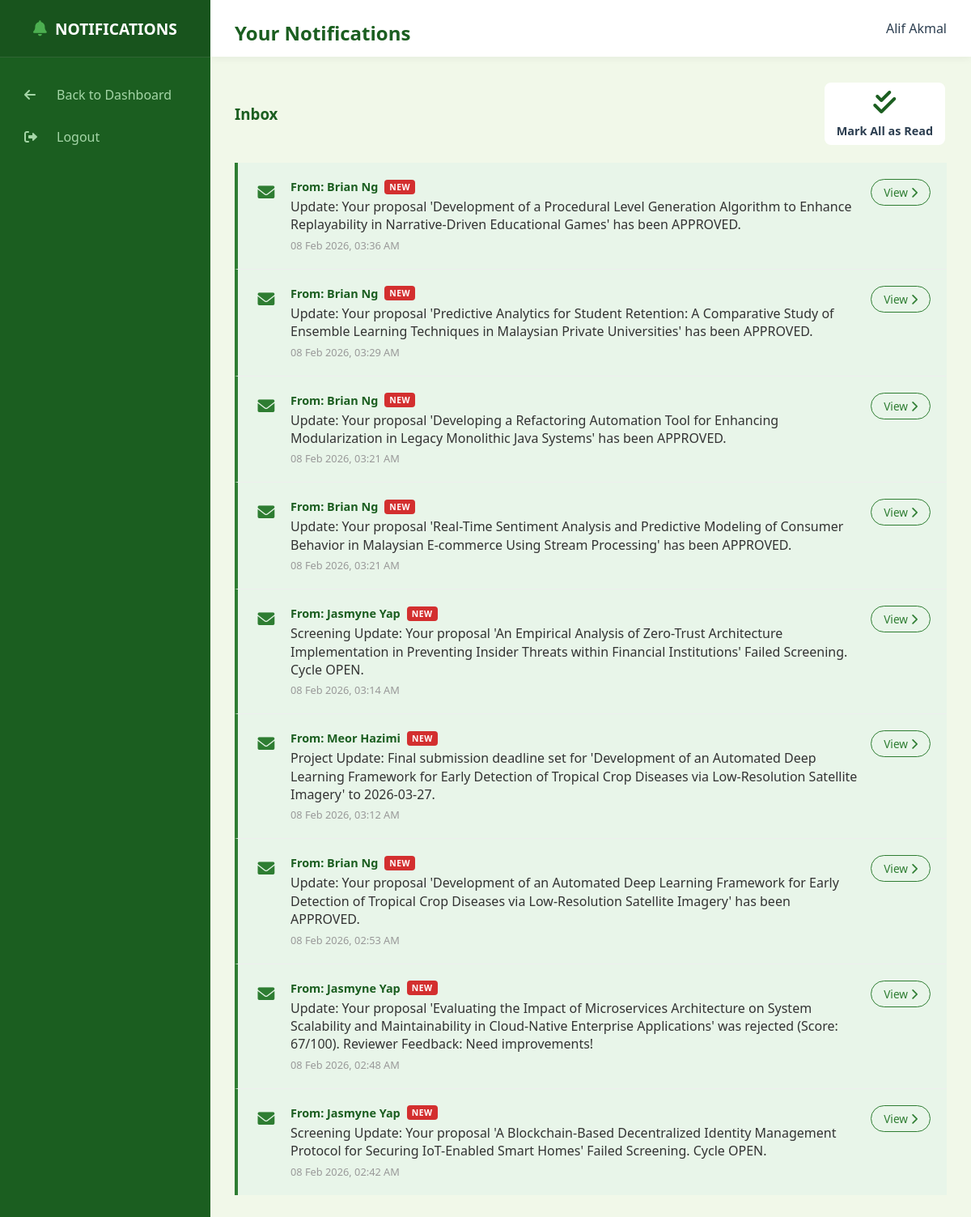
The app's page /notifications (signed in), older data.
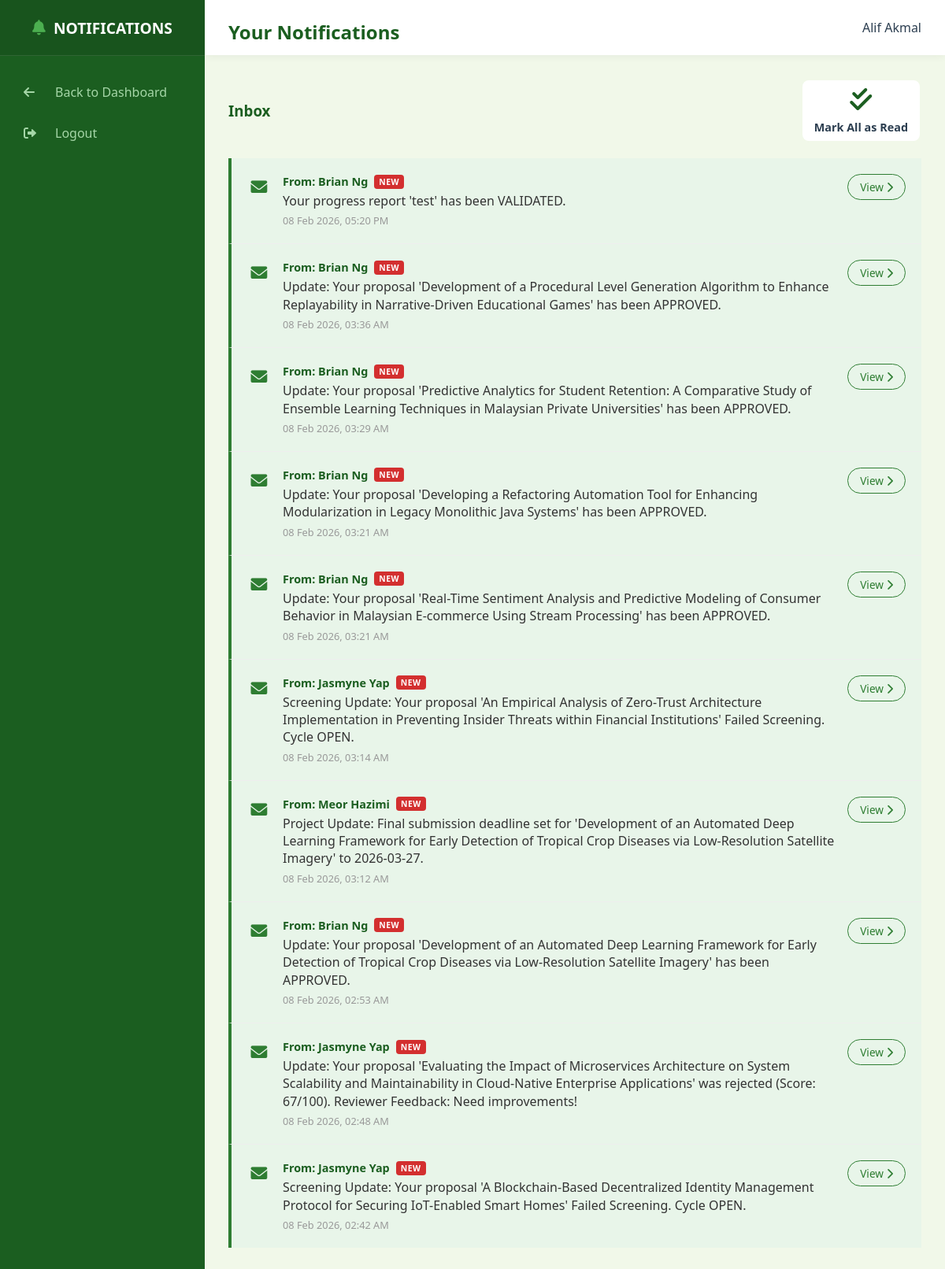
The same page, newer data.
### models.py (models this page shows, shortened)
class User(db.Model):
    __tablename__ = "user"
    mmu_id = db.Column(db.String(15), primary_key=True)
    name = db.Column(db.String(150), nullable=False)
    email = db.Column(db.String(100), unique=True, nullable=False)
    password = db.Column(db.String(100), nullable=False)
    faculty = db.Column(db.String(100), nullable=False)
    user_role = db.Column(db.String(25), nullable=False)
    profile_image = db.Column(db.String(20), nullable=False, default="default.jpg")
    phone_number = db.Column(db.String(20), nullable=True)
    admin_profile = db.relationship(
        "Admin", backref="user_info", uselist=False, cascade="all, delete-orphan"
    )
    researcher_profile = db.relationship(
        "Researcher", backref="user_info", uselist=False, cascade="all, delete-orphan"
    )
    reviewer_profile = db.relationship(
        "Reviewer", backref="user_info", uselist=False, cascade="all, delete-orphan"
    )
    hod_profile = db.relationship(
        "HOD", backref="user_info", uselist=False, cascade="all, delete-orphan"
    )

class Notification(db.Model):
    __tablename__ = "notification"
    id = db.Column(db.Integer, primary_key=True)
    recipient_id = db.Column(
        db.String(15), db.ForeignKey("user.mmu_id"), nullable=False
    )
    sender_id = db.Column(db.String(15), db.ForeignKey("user.mmu_id"), nullable=True)
    message = db.Column(db.String(255), nullable=False)
    link = db.Column(db.String(255), nullable=True)
    is_read = db.Column(db.Boolean, default=False)
    timestamp = db.Column(db.DateTime, default=malaysia_now)
    recipient = db.relationship(
        "User", foreign_keys=[recipient_id], backref="notifications_received"
    )
    sender = db.relationship(
        "User", foreign_keys=[sender_id], backref="notifications_sent"
    )

### routes/auth_routes.py (the view)
@auth_bp.route("/notifications")
def view_notifications():
    if "user_id" not in session:
        return redirect(url_for("auth.main_login"))
    user_id = session["user_id"]
    notifs = (
        Notification.query.filter_by(recipient_id=user_id)
        .order_by(Notification.timestamp.desc())
        .all()
    )
    return render_template(
        "notifications.html", notifications=notifs, user=User.query.get(user_id)
    )

### main.py (called while the page is built)
@app.context_processor
def inject_notifications():
    if "user_id" in session:
        unread = Notification.query.filter_by(recipient_id=session["user_id"], is_read=False).count()
        return dict(unread_notifications=unread)
    return dict(unread_notifications=0)

### templates/notifications.html (shortened to what this page needs)
<!DOCTYPE html>
<html lang="en">
<head>
    <link rel="stylesheet" type="text/css" href="{{ url_for('static', filename='style.css') }}">
    <link rel="stylesheet" href="https://cdnjs.cloudflare.com/ajax/libs/font-awesome/6.0.0/css/all.min.css">
</head>
<body>
    <div class="dashboard-container">
        <div class="sidebar">
            <div class="sidebar-header"><i class="fas fa-bell"
                    style="margin-right: 10px; color: var(--secondary-color);"></i> NOTIFICATIONS</div>
            <ul class="sidebar-menu">
                <li><a href="javascript:history.back()"><i class="fas fa-arrow-left"></i> Back to Dashboard</a></li>
                <li><a href="{{ url_for('auth.logout') }}"><i class="fas fa-sign-out-alt"></i> Logout</a></li>
            </ul>
        </div>
        <div class="main-content">
            <div class="top-bar">
                <h2>Your Notifications</h2> <span>{{ user.name }}</span>
            </div>
            <div class="content-wrapper">
                <div style="display: flex; justify-content: space-between; align-items: center; margin-bottom: 20px;">
                    <h3 style="margin: 0; color: #1b5e20;">Inbox</h3>
                    {% if unread_notifications > 0 %}
                    <a href="{{ url_for('auth.mark_all_notifications_read') }}" class="btn-outline"
                        style="font-size: 0.9rem; padding: 8px 15px;">
                        <i class="fas fa-check-double"></i> Mark All as Read
                    </a>
                    {% endif %}
                </div>
                <div class="section-card" style="padding: 0; overflow: hidden;">
                    {% for n in notifications %}
                    <div class="notif-item {% if not n.is_read %}unread{% endif %}">
                        <div class="notif-icon">
                            {% if not n.is_read %}
                            <i class="fas fa-envelope" style="color: #2e7d32;"></i>
                            {% else %}
                            <i class="fas fa-envelope-open" style="color: #ccc;"></i>
                            {% endif %}
                        </div>
                        <div class="notif-content">
                            <div class="notif-sender">
                                {% if n.sender %}From: {{ n.sender.name }}{% else %}System Message{% endif %}
                                {% if not n.is_read %}
                                <span class="badge-new">NEW</span>
                                {% endif %}
                            </div>
                            <div class="notif-text">{{ n.message }}</div>
                            <div class="notif-time">{{ n.timestamp.strftime('%d %b %Y, %I:%M %p') }}</div>
                        </div>
                        {% if n.link %}
                        <div class="notif-action">
                            <a href="{{ url_for('auth.click_notification', notif_id=n.id) }}" class="btn-sm">
                                View <i class="fas fa-chevron-right"></i>
                            </a>
                        </div>
                        {% endif %}
                    </div>
                    {% else %}
                    <div style="padding: 50px; text-align: center; color: #999;">
                        <i class="fas fa-inbox"
                            style="font-size: 3rem; margin-bottom: 15px; display: block; opacity: 0.3;"></i>
                        No notifications yet.
                    </div>
                    {% endfor %}
                </div>
            </div>
        </div>
    </div>
</body>
</html>

### static/style.css (style rules this page uses)
:root { --primary-color: #1b5e20; --secondary-color: #4caf50; --accent-color: #ffc107; --bg-light: #f1f8e9; --white: #ffffff; --text-dark: #2c3e50; --text-muted: #607d8b; --sidebar-width: 260px; --shadow: 0 4px 6px rgba(0, 0, 0, 0.1); }
body { font-family: 'Segoe UI', 'Roboto', Helvetica, Arial, sans-serif; margin: 0; padding: 0; background-color: var(--bg-light); color: var(--text-dark); }
.dashboard-container { display: flex; min-height: 100vh; }
.sidebar { width: var(--sidebar-width); background-color: var(--primary-color); color: white; display: flex; flex-direction: column; position: fixed; height: 100%; z-index: 100; }
.sidebar-header { height: 70px; display: flex; align-items: center; justify-content: center; background-color: rgba(0, 0, 0, 0.1); font-size: 1.2rem; font-weight: bold; border-bottom: 1px solid rgba(255, 255, 255, 0.1); }
.sidebar-menu { list-style: none; padding: 0; margin: 20px 0; }
.sidebar-menu li a { display: flex; align-items: center; padding: 15px 25px; color: #a5d6a7; text-decoration: none; transition: 0.3s; border-left: 5px solid transparent; }
.sidebar-menu li a i { width: 30px; margin-right: 10px; }
.main-content { margin-left: var(--sidebar-width); width: calc(100% - var(--sidebar-width)); background-color: var(--bg-light); display: flex; flex-direction: column; min-height: 100vh; }
.top-bar { width: 100%; height: 70px; background: white; display: flex; align-items: center; justify-content: space-between; padding: 0 30px; box-shadow: 0 2px 10px rgba(0, 0, 0, 0.05); box-sizing: border-box; position: sticky; top: 0; z-index: 50; }
body { margin: 0; }
.dashboard-container { display: flex; min-height: 100vh; width: 100%; }
.sidebar { width: 260px; flex-shrink: 0; }
.main-content { flex: 1; display: flex; flex-direction: column; width: 100%; }
.content-wrapper { padding: 30px; }
.btn-outline { background: white; border: 2px solid var(--bg-light); color: var(--text-dark); padding: 20px; border-radius: 10px; text-decoration: none; font-weight: 600; transition: all 0.3s; display: flex; flex-direction: column; align-items: center; justify-content: center; }
.btn-outline i { font-size: 2rem; margin-bottom: 10px; color: var(--primary-color); }
h2 { margin-bottom: 0.5rem; color: var(--primary-color); }
.notif-item { padding: 20px; border-bottom: 1px solid #eee; display: flex; align-items: flex-start; gap: 15px; background-color: white; transition: background-color 0.2s; }
.notif-item:last-child { border-bottom: none; }
.notif-item.unread { background-color: #e8f5e9; border-left: 4px solid #2e7d32; }
.notif-item.unread .notif-sender { color: #1b5e20; font-weight: 700; }
.notif-icon { font-size: 1.3rem; margin-top: 2px; width: 30px; text-align: center; }
.notif-content { flex: 1; }
.notif-sender { font-size: 0.9rem; font-weight: 600; color: #666; margin-bottom: 4px; display: flex; align-items: center; gap: 8px; }
.notif-text { font-size: 1rem; color: #333; margin-bottom: 5px; line-height: 1.4; }
.notif-time { font-size: 0.8rem; color: #999; }
.badge-new { background-color: #d32f2f; color: white; font-size: 0.65rem; padding: 2px 6px; border-radius: 4px; font-weight: bold; letter-spacing: 0.5px; text-transform: uppercase; }
.btn-sm { text-decoration: none; color: #2e7d32; border: 1px solid #2e7d32; padding: 6px 15px; border-radius: 20px; font-size: 0.85rem; transition: all 0.2s; white-space: nowrap; display: inline-block; }

Row changes from the older to the newer data that the page shows:
added Notification: is_read False (drawn), sender.name "Brian Ng", message "Your progress report 'test' has been VALIDATED.", timestamp "08 Feb 2026, 05:20 PM"
